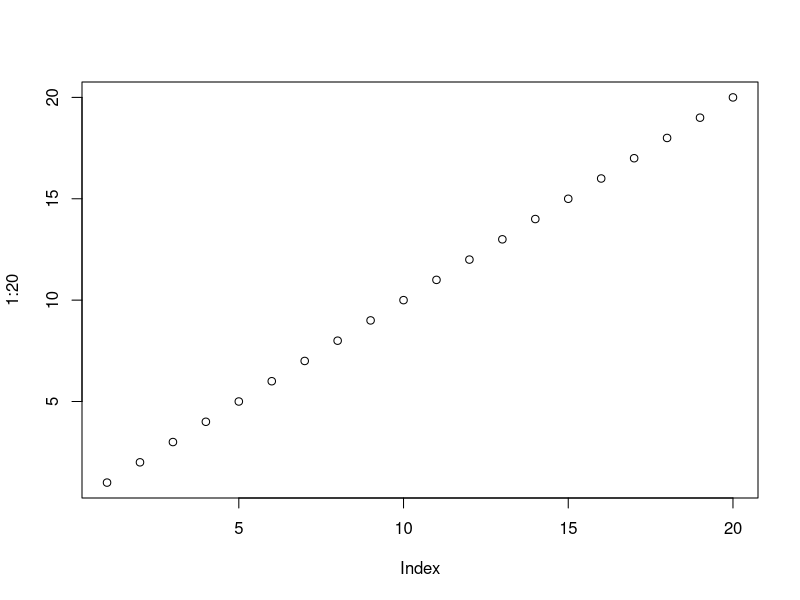

Here is the R script that generated this plot:
## ---- chunk 1
plot(1:20);
